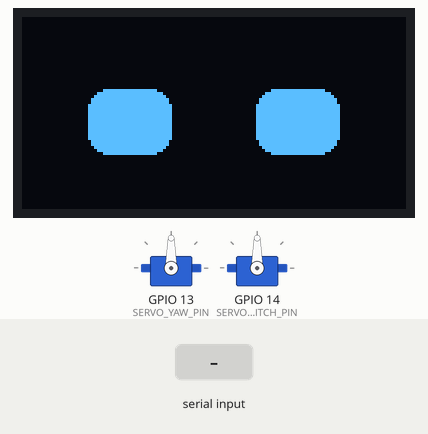
The sketch below on a simulated ESP32. Shown: 128×64 one-colour display, 2 × servo. The inputs (shaded band) are chosen by the test bench. What the sketch prints to the serial monitor is not drawn.

Above: at 1.2 s.

The sketch:

deskro_serial_bridge.ino
```cpp
#include <Wire.h>
#include <Adafruit_GFX.h>
#include <Adafruit_SSD1306.h>
#include <ESP32Servo.h>

#define SCREEN_WIDTH 128
#define SCREEN_HEIGHT 64
#define OLED_SDA 21
#define OLED_SCL 22
#define SERVO_YAW_PIN 13
#define SERVO_PITCH_PIN 14

Adafruit_SSD1306 display(SCREEN_WIDTH, SCREEN_HEIGHT, &Wire, -1);
Servo servoYaw;
Servo servoPitch;

float currentYaw = 0.0f;
float currentPitch = 0.0f;
int currentFace = 0;
String lineBuffer;

float clampFloat(float value, float low, float high) {
  return max(low, min(high, value));
}

void drawFace(int face) {
  display.clearDisplay();
  display.setTextColor(SSD1306_WHITE);

  if (face == 0) { // idle
    display.fillRoundRect(22, 24, 28, 22, 7, SSD1306_WHITE);
    display.fillRoundRect(78, 24, 28, 22, 7, SSD1306_WHITE);
  } else if (face == 1 || face == 2) { // happy / big smile
    display.drawLine(22, 36, 31, 27, SSD1306_WHITE);
    display.drawLine(31, 27, 42, 27, SSD1306_WHITE);
    display.drawLine(42, 27, 51, 36, SSD1306_WHITE);
    display.drawLine(77, 36, 86, 27, SSD1306_WHITE);
    display.drawLine(86, 27, 97, 27, SSD1306_WHITE);
    display.drawLine(97, 27, 106, 36, SSD1306_WHITE);
    if (face == 2) {
      display.fillRoundRect(44, 43, 40, 15, 7, SSD1306_WHITE);
      display.fillRoundRect(49, 46, 30, 8, 4, SSD1306_BLACK);
    }
  } else if (face == 3) { // surprised
    display.drawCircle(36, 31, 13, SSD1306_WHITE);
    display.drawCircle(92, 31, 13, SSD1306_WHITE);
    display.fillCircle(36, 31, 4, SSD1306_WHITE);
    display.fillCircle(92, 31, 4, SSD1306_WHITE);
    display.drawCircle(64, 53, 5, SSD1306_WHITE);
  } else { // angry
    display.drawLine(20, 20, 51, 31, SSD1306_WHITE);
    display.drawLine(77, 31, 108, 20, SSD1306_WHITE);
    display.fillRoundRect(26, 34, 20, 11, 4, SSD1306_WHITE);
    display.fillRoundRect(82, 34, 20, 11, 4, SSD1306_WHITE);
  }
  display.display();
}

void applyState(float yaw, float pitch, int face) {
  currentYaw = clampFloat(yaw, -60.0f, 60.0f);
  currentPitch = clampFloat(pitch, -25.0f, 25.0f);
  currentFace = constrain(face, 0, 4);

  // Signed simulation angle 0 deg maps to the SG90 center at 90 deg.
  servoYaw.write((int)round(90.0f + currentYaw));
  servoPitch.write((int)round(90.0f + currentPitch));
  drawFace(currentFace);
}

void printState() {
  Serial.print("STATE,");
  Serial.print(currentYaw, 3);
  Serial.print(",");
  Serial.print(currentPitch, 3);
  Serial.print(",");
  Serial.println(currentFace);
}

void handleLine(String line) {
  line.trim();
  if (line == "PING") {
    Serial.println("PONG");
    return;
  }
  if (line == "GET") {
    printState();
    return;
  }
  if (line.startsWith("SET,")) {
    int comma1 = line.indexOf(',', 4);
    int comma2 = line.indexOf(',', comma1 + 1);
    if (comma1 < 0 || comma2 < 0) {
      Serial.println("ERR,BAD_SET");
      return;
    }
    float yaw = line.substring(4, comma1).toFloat();
    float pitch = line.substring(comma1 + 1, comma2).toFloat();
    int face = line.substring(comma2 + 1).toInt();
    applyState(yaw, pitch, face);
    printState();
    return;
  }
  Serial.println("ERR,UNKNOWN_COMMAND");
}

void setup() {
  Serial.begin(115200);
  Wire.begin(OLED_SDA, OLED_SCL);
  display.begin(SSD1306_SWITCHCAPVCC, 0x3C);

  servoYaw.setPeriodHertz(50);
  servoPitch.setPeriodHertz(50);
  servoYaw.attach(SERVO_YAW_PIN, 500, 2400);
  servoPitch.attach(SERVO_PITCH_PIN, 500, 2400);
  applyState(0.0f, 0.0f, 0);
}

void loop() {
  while (Serial.available()) {
    char c = (char)Serial.read();
    if (c == '\n') {
      handleLine(lineBuffer);
      lineBuffer = "";
    } else if (c != '\r') {
      lineBuffer += c;
      if (lineBuffer.length() > 120) {
        lineBuffer = "";
        Serial.println("ERR,LINE_TOO_LONG");
      }
    }
  }
}
```
